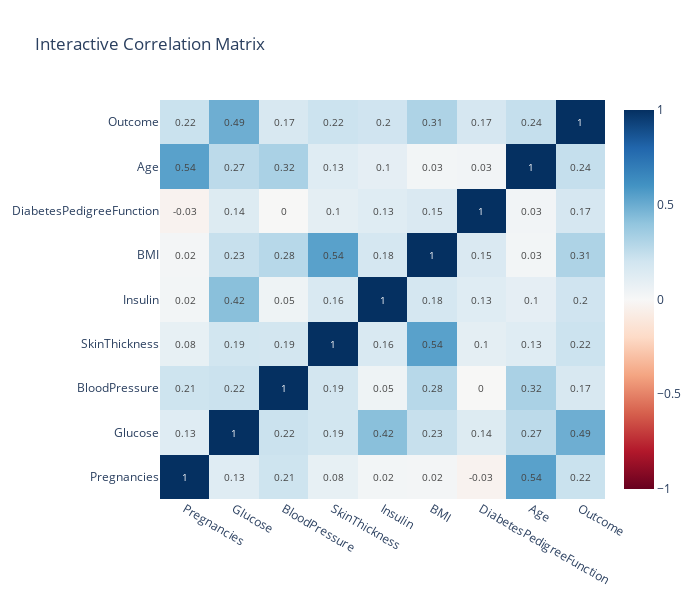

Here is the notebook cell this chart was saved with:
### Markdown cell above
## 9. Interactive Correlation Analysis with Storytelling

**Data Story**: Understanding how different health metrics relate to each other helps us identify the most important predictors of diabetes. The interactive correlation matrix below allows you to explore relationships between variables.

### Code cell
# Interactive correlation heatmap
def create_interactive_correlation():
    """Create an interactive correlation heatmap"""
    
    # Calculate correlation matrix
    corr_matrix = df_cleaned[numeric_cols + ['Outcome']].corr()
    
    # Create interactive heatmap
    fig = go.Figure(data=go.Heatmap(
        z=corr_matrix.values,
        x=corr_matrix.columns,
        y=corr_matrix.columns,
        colorscale='RdBu',
        zmid=0,
        text=np.round(corr_matrix.values, 2),
        texttemplate='%{text}',
        textfont={"size": 10},
        hovertemplate='<b>%{x}</b> vs <b>%{y}</b><br>Correlation: %{z:.3f}<extra></extra>'
    ))
    
    fig.update_layout(
        title='Interactive Correlation Matrix',
        width=700, height=600,
        template='plotly_white'
    )
    
    return fig

# Display correlation matrix
corr_fig = create_interactive_correlation()
corr_fig.show()

# Key correlation insights
corr_with_outcome = df_cleaned.corrwith(df_cleaned['Outcome']).sort_values(key=abs, ascending=False)
print('Strongest correlations with diabetes:')
print(corr_with_outcome.head())

### Figure 1 — Plotly figure (JSON) as saved in the notebook; plotly's stock layout.template omitted (floating-point values rounded to 4 significant figures)
{"data": [{"colorscale": [[0, "rgb(103,0,31)"], [0.1, "rgb(178,24,43)"], [0.2, "rgb(214,96,77)"], [0.3, "rgb(244,165,130)"], [0.4, "rgb(253,219,199)"], [0.5, "rgb(247,247,247)"], [0.6, "rgb(209,229,240)"], [0.7, "rgb(146,197,222)"], [0.8, "rgb(67,147,195)"], [0.9, "rgb(33,102,172)"], [1, "rgb(5,48,97)"]], "hovertemplate": "<b>%{x}</b> vs <b>%{y}</b><br>Correlation: %{z:.3f}<extra></extra>", "text": [[1.0, 0.13, 0.21, 0.08, 0.02, 0.02, -0.03, 0.54, 0.22], [0.13, 1.0, 0.22, 0.19, 0.42, 0.23, 0.14, 0.27, 0.49], [0.21, 0.22, 1.0, 0.19, 0.05, 0.28, -0.0, 0.32, 0.17], [0.08, 0.19, 0.19, 1.0, 0.16, 0.54, 0.1, 0.13, 0.22], [0.02, 0.42, 0.05, 0.16, 1.0, 0.18, 0.13, 0.1, 0.2], [0.02, 0.23, 0.28, 0.54, 0.18, 1.0, 0.15, 0.03, 0.31], [-0.03, 0.14, -0.0, 0.1, 0.13, 0.15, 1.0, 0.03, 0.17], [0.54, 0.27, 0.32, 0.13, 0.1, 0.03, 0.03, 1.0, 0.24], [0.22, 0.49, 0.17, 0.22, 0.2, 0.31, 0.17, 0.24, 1.0]], "textfont": {"size": 10}, "texttemplate": "%{text}", "type": "heatmap", "x": ["Pregnancies", "Glucose", "BloodPressure", "SkinThickness", "Insulin", "BMI", "DiabetesPedigreeFunction", "Age", "Outcome"], "y": ["Pregnancies", "Glucose", "BloodPressure", "SkinThickness", "Insulin", "BMI", "DiabetesPedigreeFunction", "Age", "Outcome"], "z": [[1.0, 0.1273, 0.2085, 0.08205, 0.02486, 0.02124, -0.03407, 0.5439, 0.2213], [0.1273, 1.0, 0.2188, 0.193, 0.4195, 0.2308, 0.1368, 0.2661, 0.4923], [0.2085, 0.2188, 1.0, 0.192, 0.04532, 0.2812, -0.002501, 0.3249, 0.1656], [0.08205, 0.193, 0.192, 1.0, 0.1557, 0.5433, 0.1023, 0.1264, 0.2152], [0.02486, 0.4195, 0.04532, 0.1557, 1.0, 0.1802, 0.1264, 0.09695, 0.2037], [0.02124, 0.2308, 0.2812, 0.5433, 0.1802, 1.0, 0.1533, 0.02527, 0.3119], [-0.03407, 0.1368, -0.002501, 0.1023, 0.1264, 0.1533, 1.0, 0.03304, 0.1735], [0.5439, 0.2661, 0.3249, 0.1264, 0.09695, 0.02527, 0.03304, 1.0, 0.2377], [0.2213, 0.4923, 0.1656, 0.2152, 0.2037, 0.3119, 0.1735, 0.2377, 1.0]], "zmid": 0}], "layout": {"height": 600, "title": {"text": "Interactive Correlation Matrix"}, "width": 700}}
